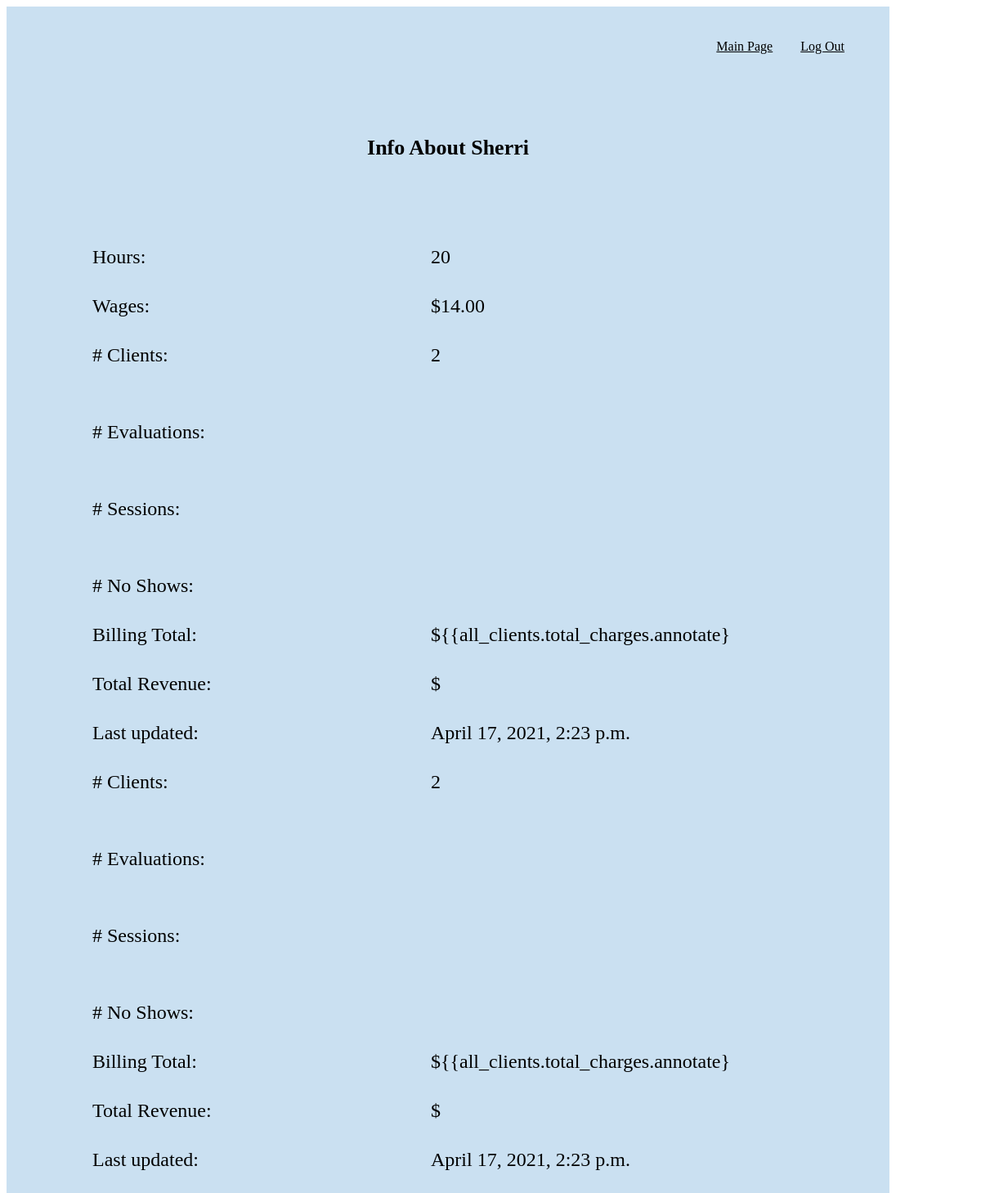
Screenshot of /therapists/7/about with the database file from the repository.
### dataApp/models.py (models this page shows)
class Therapist(models.Model):
    name = models.TextField()
    hours = models.IntegerField()
    wages = models.DecimalField(decimal_places=2, max_digits=8)
    created_at = models.DateTimeField(auto_now_add=True)
    updated_at = models.DateTimeField(auto_now=True)
    objects = TherapistManager()

class Client(models.Model):
    name = models.CharField(max_length=255)
    sessions = models.IntegerField()
    evaluation = models.IntegerField()
    noshow = models.IntegerField()
    therapists = models.ManyToManyField(Therapist, related_name = "clients")
    copay = models.DecimalField(decimal_places=2, max_digits=8)
    insurance_amt = models.DecimalField(decimal_places=2, max_digits=8)
    total_charges = models.DecimalField(decimal_places=2, max_digits=8)
    created_at = models.DateTimeField(auto_now_add=True)
    updated_at = models.DateTimeField(auto_now=True)
    objects = ClientManager()

### dataApp/views.py (the view)
# urls.py: path('therapists/<int:therapist_id>/about', views.show_therapist),
def show_therapist(request, therapist_id):
    copay = Client.objects.aggregate(Sum('insurance_amt'))['insurance_amt__sum']
    insurance_amt = Client.objects.aggregate(Sum('copay'))['copay__sum']
    context = {
        'clients':insurance_amt,
        'total':copay,
    }
    one_therapist = Therapist(id = therapist_id)
    context = {
        'one_therapist': Therapist.objects.get(id=therapist_id),
        'all_therapists' : Therapist.objects.all(),
        'all_clients' : Client.objects.all(),
    }
    return render(request, 'about_therapist.html', context)

### dataApp/templates/about_therapist.html (shortened to what this page needs)
<!DOCTYPE html>
<html lang="en">
<head>
    {% load static %}
    <link rel="stylesheet" href="{% static 'css/style.css' %}">
</head>
<body>
    <div class = wrapper>
        <div class = "nav">
            <a href = "/main" class = "pagelink">Main Page</a>
            <a href = "/" class = "pagelink">Log Out</a>
        </div>
        <h1 class = "about-heading">Info About {{one_therapist.name}}</h1>
        <div class = "about">
            <label  class = "aboutLabel">Hours:  </label>
            <p class = "aboutInput">{{one_therapist.hours}}</p>
            <label class = "aboutLabel">Wages:</label>
            <p class = "aboutInput">${{one_therapist.wages}}</p>
            <div>
                <label class = "aboutLabel"># Clients:</label>
                <p class = "aboutInput">{{one_therapist.clients.all.count}}</p>
                <label class = "aboutLabel"># Evaluations:</label>
                <p class = "aboutInput">{{one_therapist.clients.evaluation.count}}</p>
                <label class = "aboutLabel"># Sessions:</label>
                <p class = "aboutInput"></p>
                <label class = "aboutLabel"># No Shows:</label>
                <p class = "aboutInput"></p>
                <label class = "aboutLabel">Billing Total:</label>
                <p class = "aboutInput"> ${{all_clients.total_charges.annotate}</p>
                <label class = "aboutLabel">Total Revenue:</label>
                <p class = "aboutInput"> ${{revenue}}</p>
                <label class = "aboutLabel">Last updated:</label>
                <p class = "aboutInput"> {{one_therapist.updated_at}}</p>
            </div>
        </div>
    </div>
</body>
</html>

### dataApp/static/css/style.css (style rules this page uses)
.wrapper { width: 1000px; min-height: 1000px; background-color: rgb(202 224 241); padding: 40px; text-align: center; }
label { display: block; font-size: 25px; width: 20%; display: inline-block; margin: 20px 0; }
.nav { text-align: right; }
.nav a { margin: 0 15px; }
.pagelink { color: black; }
.about-heading { margin: 100px; font-size: 26px; }
.about { text-align: left; margin-left: 60px; }
.aboutLabel { width: 400px; height: 50px; text-align: left; font-size: 24px; display: inline-block; margin: 5px; }
.aboutInput { width: 400px; height: 50px; text-align: left; font-size: 24px; display: inline-block; margin: 5px; }

### rows the page displays
Therapist: name "Sherri", hours "20", wages "14.00", clients.all.count "2", updated_at "April 17, 2021, 2:23 p.m."
